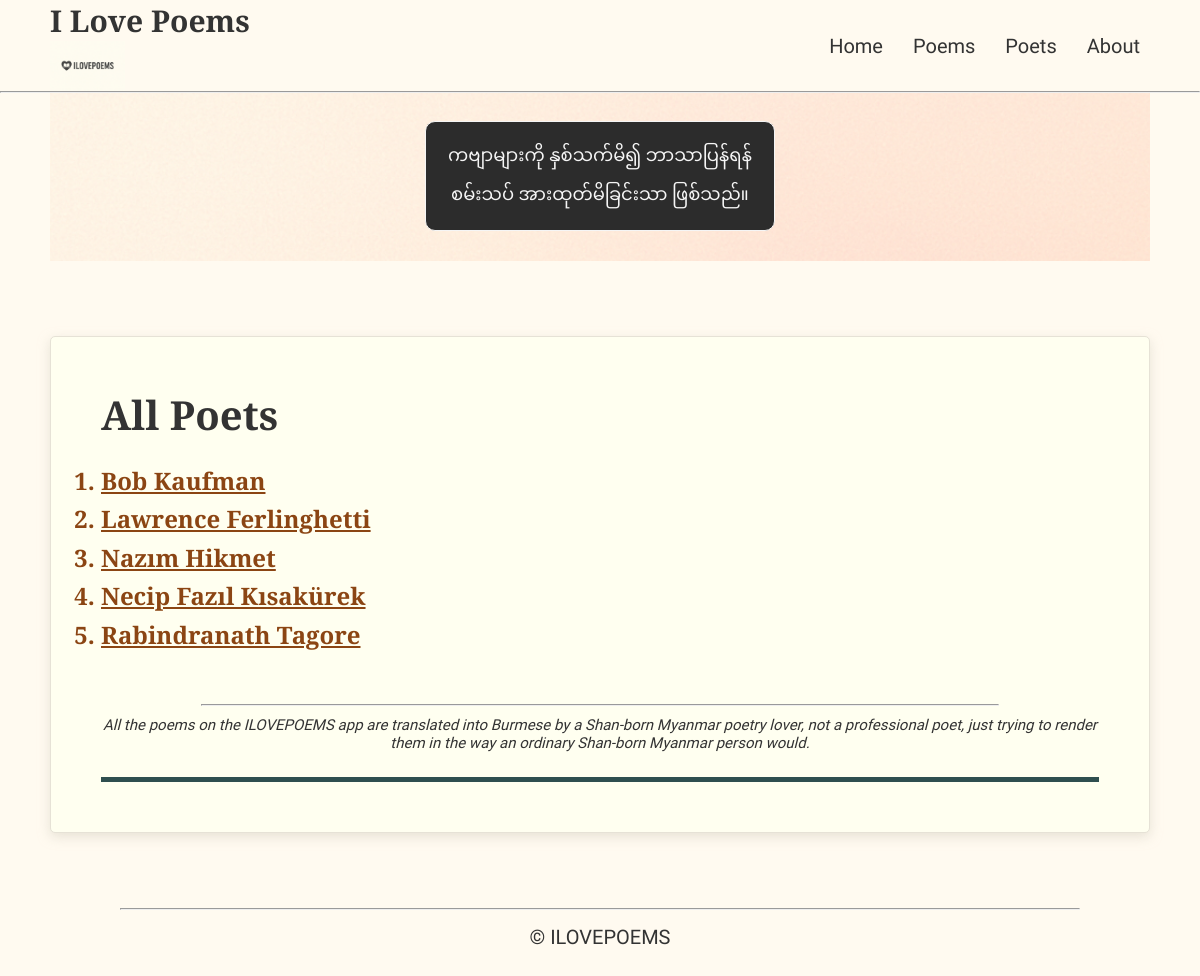
/poets/, run on the app's committed database.
### poems/models.py (models this page shows, shortened)
class Poet(models.Model):
    name_en = models.CharField(max_length=100)
    name_mm = models.CharField(max_length=100)    # Myanmar name
    about = models.TextField(blank=True)          # About the poet
    source = models.CharField(max_length=300, blank=True)
    born_year = models.PositiveSmallIntegerField("Year of birth", null=True, blank=False)
    dead_year = models.PositiveSmallIntegerField("Year of death", null=True, blank=False)

### poems/views.py (the view)
# urls.py: path('poets/', views.poets, name='poets'),
def poets(request):
    all_poet_list= Poet.objects.all().order_by("name_en")
    context = {
        "all_poet_list": all_poet_list
    }
    return render(request, "poems/poets.html", context)

### poems/templates/poems/poets.html (shortened to what this page needs)
{% extends "poems/base.html" %}
{% block content %}
    <div class="poem-translation">
        <div class="poem">
            {% if all_poet_list %}
                <p class="poem-title_en">All Poets</p>
                <ol class="list">
                    {% for poet in all_poet_list %}
                        <li class="poems_list_items poet">
                            <span class="poet-wrapper">
                                <a href="{% url 'poems:poet' poet.id %}" class="poet">{{ poet.name_en }}</a>
                            </span>
                        </li>
                    {% endfor %}
                </ol>
            {% endif %}
        </div>
        <hr>
        <div class="trans-note">
            <p>
                All the poems on the ILOVEPOEMS app are translated into Burmese by a Shan-born Myanmar poetry lover, not a professional poet, just trying to render them in the way an ordinary Shan-born Myanmar person would.
            </p>
        </div>
        <hr class="bottom_bar">
    </div>
{% endblock %}

### poems/static/poems/css/styles.css (style rules this page uses)
:root { --background-color: #FFFAF0; --font-color: #333333; }
*, *::before, *::after { margin: 0; padding: 0; box-sizing: border-box; }
html { font-size: 20px; }
body { background-color: var(--background-color); font-family: "Zain", sans-serif; color: var(--font-color); }
.poem-title_en { font-family: "Cormorant Garamond", serif; font-size: 2rem; font-weight: 600; text-transform: capitalize; }
.poet { font-family: "Cormorant Garamond", serif; font-size: 1.2rem; font-weight: 600; text-transform: capitalize; color: #6e3610; }
.poem-translation { display: flex; flex-direction: column; background-color: #FFFFF0; padding: 50px; border: 1px solid #E6E2D6; box-shadow: 0 4px 12px rgba(216, 212, 196, 0.6); border-radius: 5px; }
.poems_list_items { color: #8b4513; line-height: 1.6; }
.list { margin-top: 20px; padding-bottom: 50px; }
.poet-wrapper .poet { color: #8b4513; text-decoration: underline; }
.trans-note { margin: 10px 0 0; font-family: Zain, sans-serif; font-size: .75rem; font-style: italic; text-align: center; }
.bottom_bar { margin-top: 25px; width: 100%; height: 5px; border: 0px; background-color: #2f4f4f; }
hr { width: 80%; margin: 0px auto; }

### data on the page
Poet: name_en "Bob Kaufman"
Poet: name_en "Lawrence Ferlinghetti"
Poet: name_en "Nazım Hikmet"
Poet: name_en "Necip Fazıl Kısakürek"
Poet: name_en "Rabindranath Tagore"
